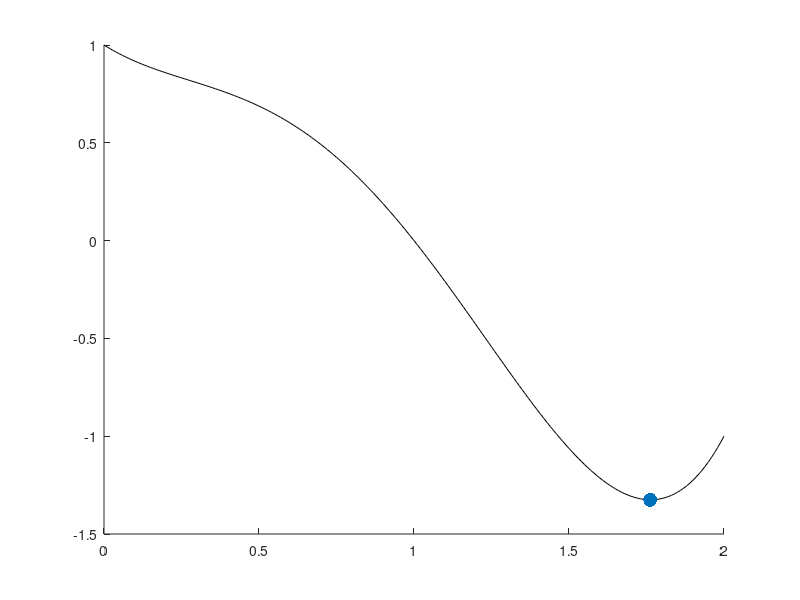

MATLAB code to generate this figure:
clear all;
hold on;
f = @(x) x.^4 - 3 * x.^3 + 2 * x.^2 - x + 1;
stv = 0;
h = 1e-2;
endv = 2;
x = stv:h:endv;
iter = 0;
while endv - stv > h
    iter = iter + 1;
    mid = (stv + endv) / 2;
    left = mid - h/2;
    right = mid + h/2;
    if (f(left) < f(right))
        endv = mid;
    else
        stv = mid;
    end
end
x0 = (stv + endv) / 2
iter
plot(x, f(x), 'black');
plot(x0, f(x0), '.', 'MarkerSize', 30);